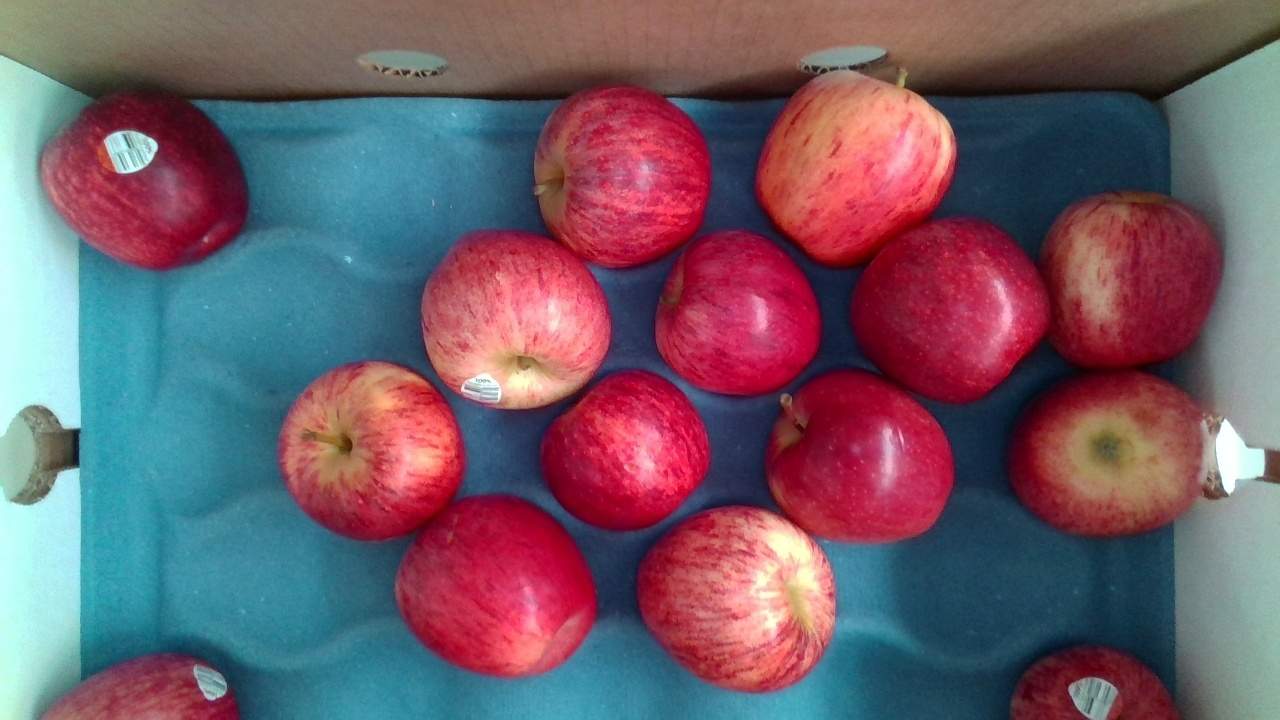
#> input picture 04_edge_detection/py/data/apples.png, 1280 x 720 px, found by its file name
$ python 02_manual_canny.py
#> lines starting #> are read from the running program, lines starting #| are printed output that depends on the picture
import cv2 as cv
import numpy as np


def main():

    # Load image

    img = cv.imread("data/apples.PNG")
#> img is the input picture: shape (720, 1280, 3); mean B, G, R 104.1, 92.1, 113.9

    if img is None:
        print("ERROR::CV::Could not read image.")
        return

    # Resize image

    rows, cols, channels = img.shape
#> rows = 720; cols = 1280; channels = 3

    rows = rows // 2
#> rows = 360
    cols = cols // 2
#> cols = 640

    img = cv.resize(img, (cols, rows))
#> img: shape (360, 640, 3)

    cv.imshow("img", img)
    cv.waitKey(0)
    cv.imwrite('../images/02/01.PNG', img)

    # The manual implementation of the Canny algorithm is a bit slow, so
    print("Please wait...")

    # Convert image from BGR to grayscale

    gray = cv.cvtColor(img, cv.COLOR_BGR2GRAY)
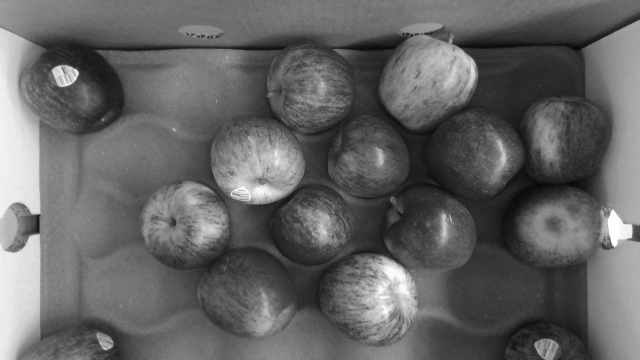
#> gray: shape (360, 640); min 8, max 254, mean 100.1

    # Gaussian Blurring

    blur = cv.GaussianBlur(gray, (5, 5), 0)

    cv.imwrite("data/manual_canny_blurred.PNG", blur)
    cv.imwrite('../images/02/02.PNG', blur)

    # Apply Sobel operator

    sobelx_64 = cv.Sobel(blur, cv.CV_32F, 1, 0, ksize=3)
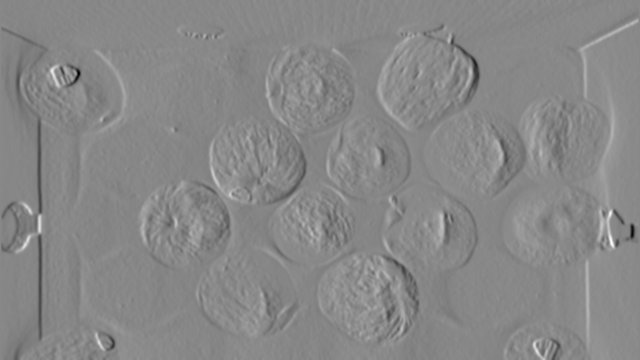
#> sobelx_64: shape (360, 640) float32; min -404, max 353, mean -0.8; drawn with min black and max white
    absx_64 = np.absolute(sobelx_64)
    sobelx_8u1 = absx_64/absx_64.max()*255
    G_x = np.uint8(sobelx_8u1)

    sobely_64 = cv.Sobel(blur, cv.CV_32F, 0, 1, ksize=3)
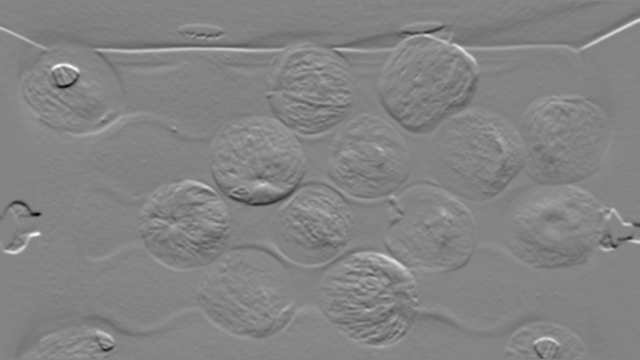
#> sobely_64: shape (360, 640) float32; min -400, max 372, mean -0.4; drawn with min black and max white
    absy_64 = np.absolute(sobely_64)
    sobely_8u1 = absy_64/absy_64.max()*255
    G_y = np.uint8(sobely_8u1)

    # Compute gradient magnitude

    G = np.hypot(G_x, G_y)
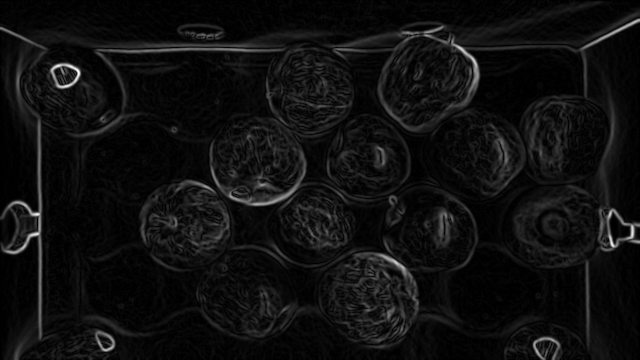
#> G: shape (360, 640) float16; min 0, max 262, mean 16.4; drawn with min black and max white
    G = G/G.max()*255
    G = np.uint8(G)

    # Compute gradient angle

    theta = np.arctan2(sobely_64, sobelx_64)
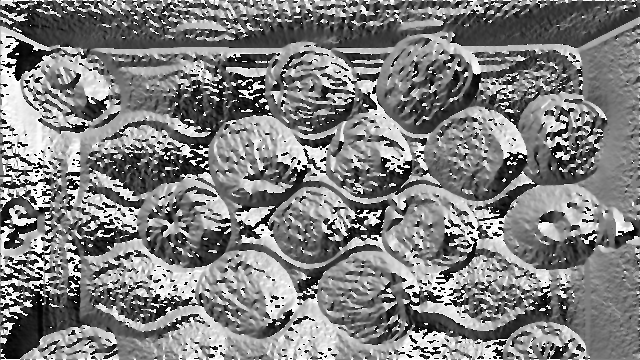
#> theta: shape (360, 640) float32; min -3.14, max 3.14, mean 0.00876; drawn with min black and max white
    angle = np.rad2deg(theta)

    cv.imwrite("data/manual_canny_G.PNG", G)
    cv.imwrite('../images/02/03.PNG', G)

    # Non-maximum suppression

    non_max = np.zeros((rows, cols), dtype=np.uint8)

    for i in range(1, rows-1):

        for j in range(1, cols-1):

            # Horizontal 0
            if (0 <= angle[i, j] < 22.5) or (157.5 <= angle[i, j] <= 180) or (-22.5 <= angle[i, j] < 0) or (-180 <= angle[i, j] < -157.5):

                b = G[i, j+1]
                c = G[i, j-1]

            # Diagonal 45
            elif (22.5 <= angle[i, j] < 67.5) or (-157.5 <= angle[i, j] < -112.5):

                b = G[i+1, j+1]
                c = G[i-1, j-1]

            # Vertical 90
            elif (67.5 <= angle[i, j] < 112.5) or (-112.5 <= angle[i, j] < -67.5):

                b = G[i+1, j]
                c = G[i-1, j]

            # Diagonal 135
            elif (112.5 <= angle[i, j] < 157.5) or (-67.5 <= angle[i, j] < -22.5):

                b = G[i+1, j-1]
                c = G[i-1, j+1]

            # Non-max Suppression
            if (G[i, j] >= b) and (G[i, j] >= c):

                non_max[i, j] = G[i, j]

            else:

                non_max[i, j] = 0
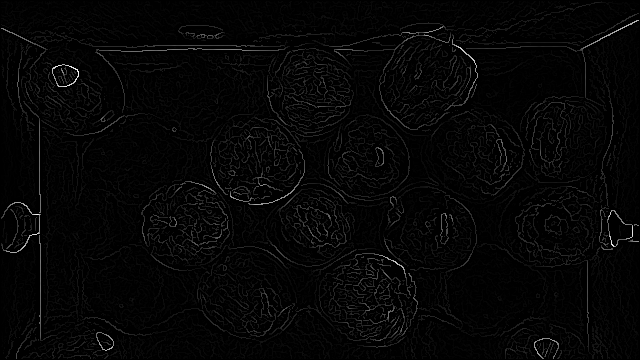
#> non_max: shape (360, 640); min 0, max 255, mean 5.6

    cv.imwrite("data/manual_canny_non_max.PNG", non_max)
    cv.imwrite('../images/02/04.PNG', non_max)

    # Double threshold

    highThreshold = 30
    lowThreshold = 10

    out = np.zeros((rows, cols), dtype=np.uint8)

    strong_i, strong_j = np.where(non_max >= highThreshold)
#> strong_i = 12566 values from 2 to 358; strong_j = 12566 values, max 638 at index 8, min 1 at index 164, mean 326.4
    zeros_i, zeros_j = np.where(non_max < lowThreshold)

    weak_i, weak_j = np.where((non_max <= highThreshold) & (non_max >= lowThreshold))

    # Hysteresis

    out[strong_i, strong_j] = 255
    out[zeros_i, zeros_j] = 0
    out[weak_i, weak_j] = 128

    for i in range(1, rows-1):

        for j in range(1, cols-1):

            if (out[i, j] == 128):

                if 255 in [out[i+1, j-1], out[i+1, j], out[i+1, j+1], out[i, j-1], out[i, j+1], out[i-1, j-1], out[i-1, j], out[i-1, j+1]]:

                    out[i, j] = 255

                else:

                    out[i, j] = 0
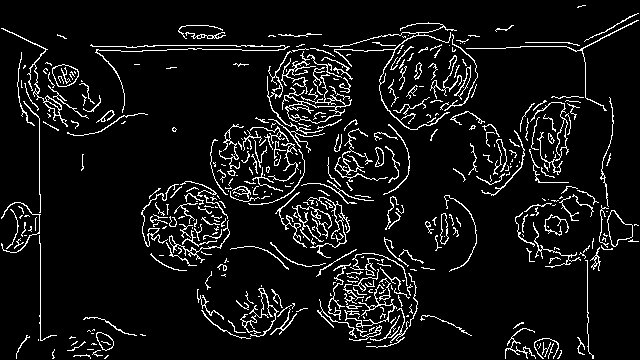
#> out: shape (360, 640); 7.6% white in thin lines or dots

    print("Done")

    cv.imshow("Manual Canny", out)
    cv.waitKey(0)
    cv.imwrite("data/manual_canny.PNG", out)
    cv.imwrite('../images/02/05.PNG', out)

    cv.destroyAllWindows()

    return


if __name__ == "__main__":

    main()
